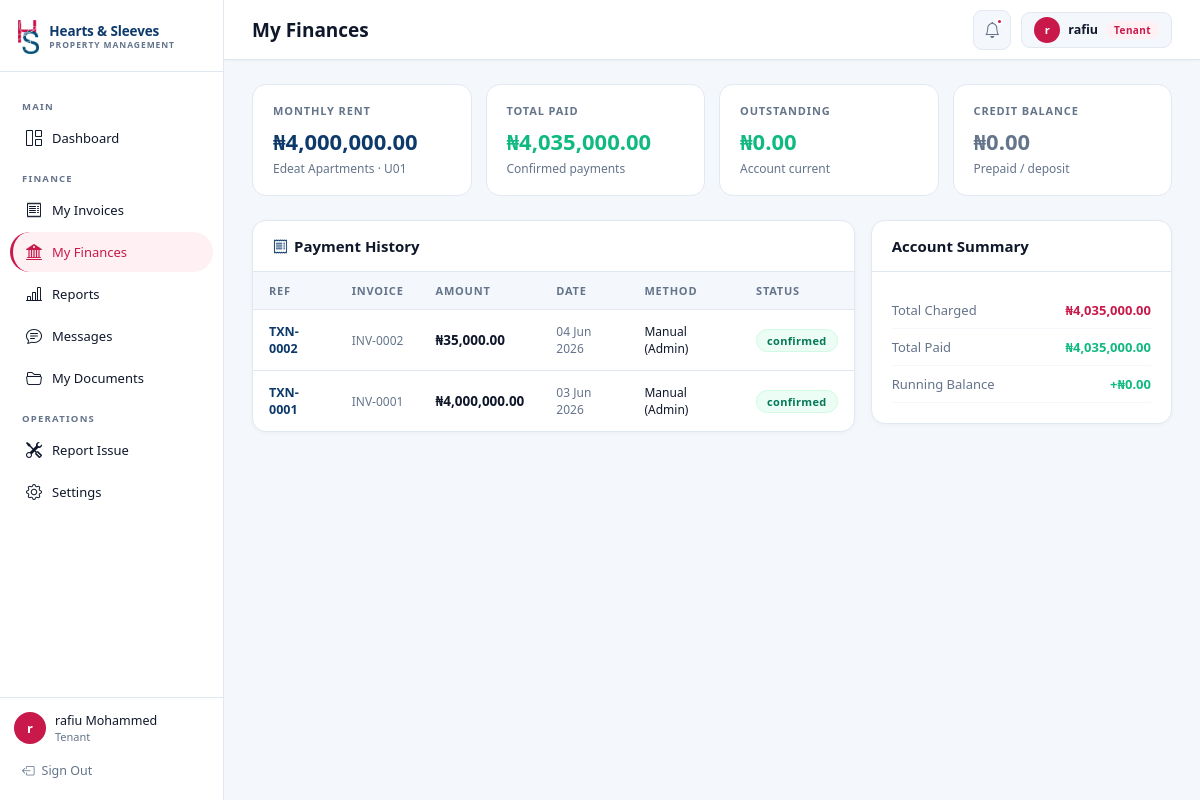
Page /finance (signed in) on the committed database.
### models.py (models this page shows, shortened)
class Tenancy(db.Model):
    __tablename__ = "tenancies"
    id           = db.Column(db.Integer, primary_key=True)
    start_date   = db.Column(db.Date, nullable=False)
    end_date     = db.Column(db.Date)
    monthly_rent = db.Column(db.Float, nullable=False)
    is_active    = db.Column(db.Boolean, default=True)
    created_at   = db.Column(db.DateTime, default=datetime.utcnow)
    tenant_id    = db.Column(db.Integer, db.ForeignKey("users.id"),  nullable=False)
    unit_id      = db.Column(db.Integer, db.ForeignKey("units.id"),  nullable=False)
    tenant       = db.relationship("User", back_populates="tenancies")
    unit         = db.relationship("Unit", back_populates="tenancies")

class Property(db.Model):
    __tablename__ = "properties"
    id          = db.Column(db.Integer, primary_key=True)
    name        = db.Column(db.String(150), nullable=False)
    address     = db.Column(db.String(300))
    type        = db.Column(db.String(50), default="Residential")   # Commercial | Residential | Mixed-Use
    description = db.Column(db.Text)
    avg_rent    = db.Column(db.Float, default=0)
    created_at  = db.Column(db.DateTime, default=datetime.utcnow)
    landlord_id = db.Column(db.Integer, db.ForeignKey("users.id"), nullable=True)
    landlord    = db.relationship("User", back_populates="properties", foreign_keys=[landlord_id])
    units        = db.relationship("Unit",    back_populates="prop", cascade="all, delete-orphan", lazy="dynamic")
    tickets      = db.relationship("Ticket",  back_populates="prop", lazy="dynamic")
    images = db.relationship("PropertyImage", backref="property", cascade="all, delete-orphan", lazy="joined")

class Unit(db.Model):
    __tablename__ = "units"
    id          = db.Column(db.Integer, primary_key=True)
    unit_number = db.Column(db.String(20), nullable=False)   # e.g. "A1", "3B"
    floor       = db.Column(db.Integer, default=0)
    bedrooms    = db.Column(db.Integer, default=1)
    bathrooms   = db.Column(db.Float,   default=1)
    size_sqm    = db.Column(db.Float)
    rent_amount = db.Column(db.Float,   default=0)
    is_occupied = db.Column(db.Boolean, default=False)
    property_id = db.Column(db.Integer, db.ForeignKey("properties.id"), nullable=False)
    prop        = db.relationship("Property", back_populates="units")
    tenancies   = db.relationship("Tenancy", back_populates="unit", lazy="dynamic")
    invoices    = db.relationship("Invoice", back_populates="unit",  lazy="dynamic")
    tickets     = db.relationship("Ticket",  back_populates="unit",  lazy="dynamic")

class Transaction(db.Model):
    __tablename__ = "transactions"
    id           = db.Column(db.Integer, primary_key=True)
    txn_number   = db.Column(db.String(20), unique=True, nullable=False)  # TXN-001
    paystack_ref = db.Column(db.String(100))
    amount       = db.Column(db.Float, nullable=False)
    method       = db.Column(db.String(60), default="Paystack Card")
    status       = db.Column(db.String(20), default="pending")            # pending | confirmed
    date         = db.Column(db.DateTime, default=datetime.utcnow)
    tenant_id    = db.Column(db.Integer, db.ForeignKey("users.id"),    nullable=False)
    invoice_id   = db.Column(db.Integer, db.ForeignKey("invoices.id"), nullable=False)
    tenant       = db.relationship("User",    back_populates="transactions")
    invoice      = db.relationship("Invoice", back_populates="transaction")

class Invoice(db.Model):
    __tablename__ = "invoices"
    id          = db.Column(db.Integer, primary_key=True)
    inv_number  = db.Column(db.String(20), unique=True, nullable=False)  # INV-001
    type        = db.Column(db.String(50), default="Rent")               # Rent | Service Charge | Utility
    amount      = db.Column(db.Float, nullable=False)
    due_date    = db.Column(db.Date, nullable=False)
    status      = db.Column(db.String(20), default="pending")            # pending | paid | overdue
    paystack_ref = db.Column(db.String(100))
    created_at  = db.Column(db.DateTime, default=datetime.utcnow)
    tenant_id   = db.Column(db.Integer, db.ForeignKey("users.id"),  nullable=False)
    unit_id     = db.Column(db.Integer, db.ForeignKey("units.id"),  nullable=True)
    tenant      = db.relationship("User", back_populates="invoices")
    unit        = db.relationship("Unit", back_populates="invoices")
    transaction = db.relationship("Transaction", back_populates="invoice", uselist=False)

### finance_routes.py (the view, shortened to what this page needs)
    @app.route("/finance")
    @login_required
    def finance():
        role    = session.get("role")
        user_id = session.get("user_id")
        today   = date.today()
        if role == "Tenant":
            tenancy  = Tenancy.query.filter_by(tenant_id=user_id, is_active=True).first()
            invoices = (Invoice.query.filter_by(tenant_id=user_id)
                        .order_by(Invoice.due_date.desc()).all())
            txns     = (Transaction.query.filter_by(tenant_id=user_id)
                        .order_by(Transaction.date.desc()).all())
            for inv in invoices:
                if inv.status == "pending" and inv.due_date < today:
                    inv.status = "overdue"
            db.session.commit()
            total_charged = sum(i.amount for i in invoices)
            total_paid    = sum(t.amount for t in txns if t.status == "confirmed")
            adj_cr = (db.session.query(db.func.sum(RentLedger.amount))
                      .filter_by(tenant_id=user_id, entry_type="credit").scalar() or 0)
            adj_ch = (db.session.query(db.func.sum(RentLedger.amount))
                      .filter_by(tenant_id=user_id, entry_type="charge").scalar() or 0)
            balance     = total_paid + adj_cr - total_charged - adj_ch
            outstanding = max(0, -balance)
            prepaid     = max(0,  balance)
            out_invoices = [i for i in invoices if i.status in ("pending", "overdue")]
            my_expenses  = (Expense.query.filter_by(paid_by_tenant_id=user_id)
                            .order_by(Expense.expense_date.desc()).all())
            formatted_txns = [{
                "ref":     t.txn_number,
                "invoice": t.invoice.inv_number if t.invoice else "N/A",
                "amount":  t.amount,
                "date":    t.date.strftime("%d %b %Y") if t.date else "",
                "method":  t.method,
                "status":  t.status,
            } for t in txns]
            return render_template("finance.html",
                role=role,
                tenancy=tenancy,
                invoices=invoices,
                transactions=formatted_txns,
                total_charged=total_charged,
                total_paid=total_paid,
                balance=balance,
                outstanding=outstanding,
                prepaid=prepaid,
                out_invoices=out_invoices,
                my_expenses=my_expenses,
                fmt=_fmt,
            )

### finance_routes.py (called while the page is built)
def _fmt(amount):
    return f"₦{amount:,.2f}"

### permissions.py (called while the page is built, shortened)
def current_dept():
    if "user_id" not in session:
        return None
    if session.get("role") != "Admin":
        return None

def register_permissions(app):
    @app.context_processor
    def inject_permissions():
        return {
            "has_perm": has_perm,
            "dept": current_dept(),
            "DEPARTMENTS": DEPARTMENTS,
        }

### templates/finance.html (shortened to what this page needs)
{% extends "base.html" %}
{% block page_title %}{% if role == 'Tenant' %}My Finances{% else %}Finance & Reconciliation{% endif %}{% endblock %}
{% block content %}
{% if role == 'Tenant' %}
<div class="tenant-fin-grid">
  <div class="tfin-card">
    <div class="tfin-lbl">Monthly Rent</div>
    <div class="tfin-val text-nv">{{ fmt(tenancy.monthly_rent) if tenancy else '—' }}</div>
    <div style="font-size:12px;color:var(--mt);margin-top:4px">{{ tenancy.unit.prop.name ~ ' · ' ~ tenancy.unit.unit_number if tenancy else 'No active lease' }}</div>
  </div>
  <div class="tfin-card">
    <div class="tfin-lbl">Total Paid</div>
    <div class="tfin-val text-gr">{{ fmt(total_paid) }}</div>
    <div style="font-size:12px;color:var(--mt);margin-top:4px">Confirmed payments</div>
  </div>
  <div class="tfin-card">
    <div class="tfin-lbl">Outstanding</div>
    <div class="tfin-val {{ 'text-cr' if outstanding > 0 else 'text-gr' }}">{{ fmt(outstanding) }}</div>
    <div style="font-size:12px;color:var(--mt);margin-top:4px">{{ 'Amount overdue' if outstanding > 0 else 'Account current' }}</div>
  </div>
  <div class="tfin-card">
    <div class="tfin-lbl">Credit Balance</div>
    <div class="tfin-val {{ 'text-nv' if prepaid > 0 else 'text-mt' }}">{{ fmt(prepaid) }}</div>
    <div style="font-size:12px;color:var(--mt);margin-top:4px">Prepaid / deposit</div>
  </div>
</div>
<div style="display:grid;grid-template-columns:2fr 1fr;gap:16px;align-items:start">
  <div class="card">
    <div class="card-hdr">
      <span class="card-title"><i class="bi bi-receipt" style="color:var(--nv);margin-right:6px"></i>Payment History</span>
    </div>
    <div class="tw">
      <table class="ht">
        <thead><tr><th>Ref</th><th>Invoice</th><th>Amount</th><th>Date</th><th>Method</th><th>Status</th></tr></thead>
        <tbody>
          {% for t in transactions %}
          <tr>
            <td style="font-size:12.5px;font-weight:600;color:var(--nv)">{{ t.ref }}</td>
            <td style="font-size:12px;color:var(--mt)">{{ t.invoice }}</td>
            <td style="font-weight:600">{{ fmt(t.amount) }}</td>
            <td style="font-size:12px;color:var(--mt)">{{ t.date }}</td>
            <td style="font-size:12px">{{ t.method }}</td>
            <td><span class="badge b-{{ t.status }}">{{ t.status }}</span></td>
          </tr>
          {% else %}
          <tr><td colspan="6" style="text-align:center;padding:32px;color:var(--mt)">
            <i class="bi bi-receipt" style="font-size:24px;opacity:.3;display:block;margin-bottom:8px"></i>No payments recorded yet.
          </td></tr>
          {% endfor %}
        </tbody>
      </table>
    </div>
  </div>
  <div style="display:flex;flex-direction:column;gap:16px">
    <div class="card">
      <div class="card-hdr"><span class="card-title">Account Summary</span></div>
      <div class="card-body">
        {% for lbl, val, col in [('Total Charged', fmt(total_charged), 'cr'), ('Total Paid', fmt(total_paid), 'gr'), ('Running Balance', ('+' if balance >= 0 else '') ~ fmt(balance|abs), 'nv' if balance > 0 else 'cr' if balance < 0 else 'gr')] %}
        <div style="display:flex;justify-content:space-between;align-items:center;padding:9px 0;border-bottom:1px solid var(--bg)">
          <span style="color:var(--mt);font-size:13px">{{ lbl }}</span>
          <span style="font-weight:600;font-size:13px;color:var(--{{ col }})">{{ val }}</span>
        </div>
        {% endfor %}
      </div>
    </div>
  </div>
</div>
{% endif %}
{% endblock %}

### templates/base.html (style rules this page uses)
:root { --cr:#C9184A;--cr-d:#9E1239;--cr-l:#FFF0F3; --nv:#0D3A6B;--nv-d:#082140;--nv-l:#EBF4FA; --sb:#061524;--bg:#F4F7FB;--wh:#fff; --bd:#E2E8F0;--tx:#0F172A;--mt:#64748B; --gr:#10B981;--wn:#F59E0B;--rd:#EF4444; }
*,*::before,*::after { box-sizing:border-box;margin:0;padding:0; }
body { font-family:'Aptos', 'Aptos Display', system-ui, -apple-system, BlinkMacSystemFont, 'Segoe UI', Roboto, Helvetica, Arial, sans-serif;background:var(--bg);color:var(--tx);display:flex;min-height:100vh; }
.card { background:var(--wh);border-radius:14px;border:1px solid var(--bd);box-shadow:0 1px 4px rgba(0,0,0,.04);overflow:hidden; }
.card-body { padding:20px; }
.card-hdr { padding:15px 20px;border-bottom:1px solid var(--bd);display:flex;align-items:center;justify-content:space-between;gap:12px; }
.card-title { font-weight:600;font-size:15px;color:var(--tx); }
.badge { padding:3px 10px;border-radius:20px;font-size:11px;font-weight:600;letter-spacing:.03em;white-space:nowrap;border:1px solid transparent; }
.b-paid,.b-active,.b-confirmed,.b-resolved { background:#ECFDF5;color:#047857;border-color:#D1FAE5; }
.tw { overflow-x:auto;-webkit-overflow-scrolling:touch; }
table.ht { width:100%;border-collapse:collapse; }
table.ht thead tr { background:var(--bg); }
table.ht th { padding:11px 16px;text-align:left;font-size:11px;font-weight:600;color:var(--mt);letter-spacing:.07em;text-transform:uppercase;white-space:nowrap; }
table.ht td { padding:13px 16px;font-size:13.5px;border-top:1px solid var(--bd);vertical-align:middle; }
.text-nv { color:var(--nv); }
.text-mt { color:var(--mt); }
.text-gr { color:var(--gr); }
.content > * { animation:pageIn .3s ease both; }

### templates/finance.html (style rules this page uses)
.tenant-fin-grid { display:grid;grid-template-columns:repeat(4,1fr);gap:14px;margin-bottom:24px; }
.tfin-card { background:var(--wh);border-radius:14px;border:1px solid var(--bd);padding:18px 20px; }
.tfin-lbl { font-size:11px;font-weight:600;color:var(--mt);text-transform:uppercase;letter-spacing:.08em;margin-bottom:8px; }
.tfin-val { font-size:22px;font-weight:700; }

### rows in the picture
Tenancy: monthly_rent "₦4,000,000.00"
Property: unit.prop "Edeat Apartments · U01"
Transaction: ref "TXN-0002", amount "₦35,000.00", method "Manual (Admin)", status "confirmed"
Invoice: invoice "INV-0002"
Transaction: ref "TXN-0001", amount "₦4,000,000.00", method "Manual (Admin)", status "confirmed"
Invoice: invoice "INV-0001"

### other values in the picture
{{ session.user[0] }} "r"
{{ session.user }} "rafiu Mohammed"
{{ session.role }} "Tenant"
{{ session.user.split()[0] }} "rafiu"
{{ fmt(total_paid) }} "₦4,035,000.00"
{{ fmt(outstanding) }} "₦0.00"
{{ 'Amount overdue' if outstanding > 0 else 'Account current' }} "Account current"
{{ fmt(prepaid) }} "₦0.00"
{{ t.date }} "04 Jun 2026" "03 Jun 2026"
{{ lbl }} "Total Charged" "Total Paid" "Running Balance"
{{ val }} "₦4,035,000.00" "₦4,035,000.00" "+₦0.00"
